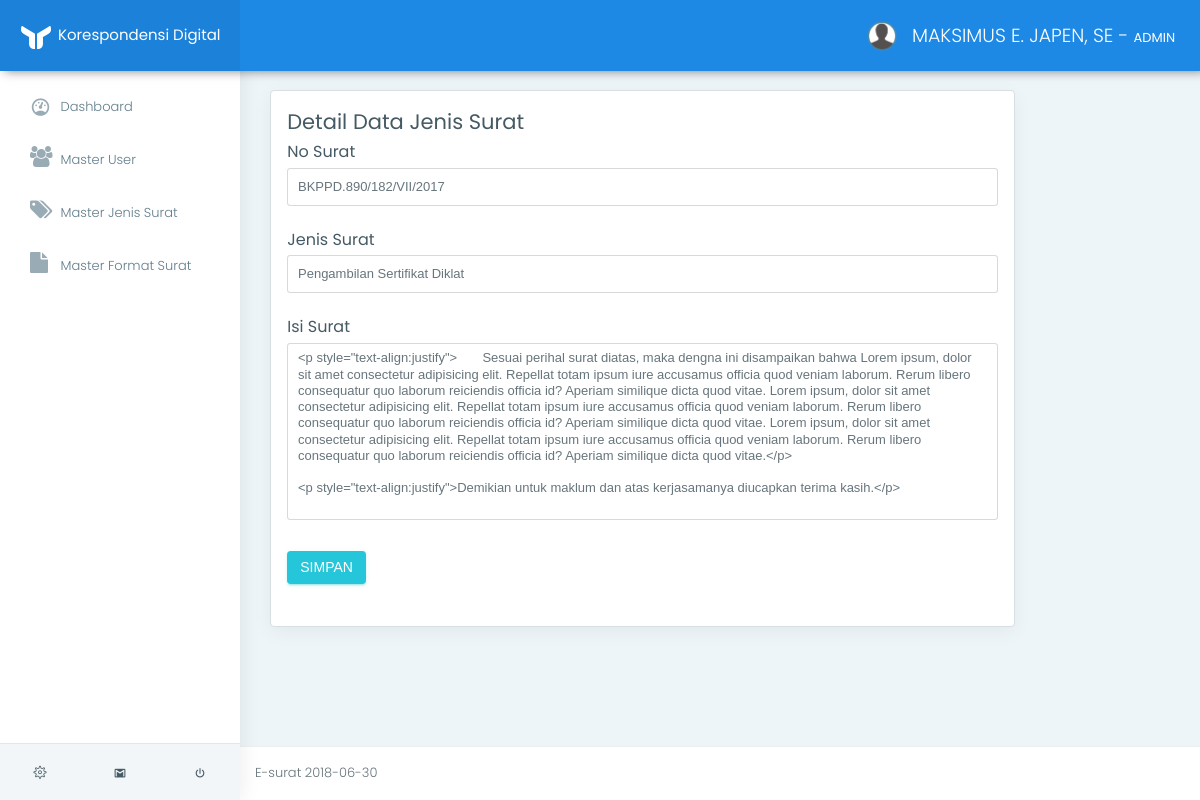
Page /app/index.php?page=detail&id_jenis_surat=5 (signed in) on the earlier database version.
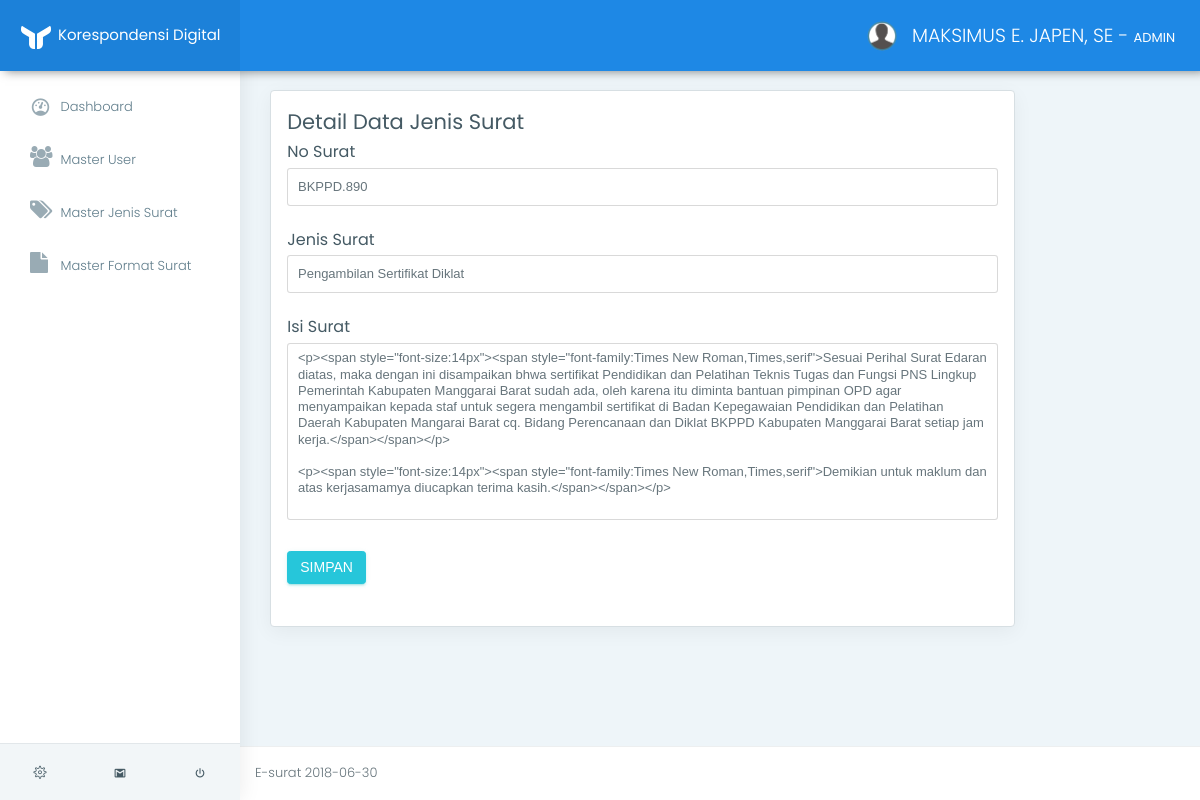
Same page on the later database version.
### tables this page shows
CREATE TABLE `tb_jenis_surat` (
  `id_jenis_surat` int(11) NOT NULL,
  `no_surat` varchar(50) NOT NULL,
  `jenis_surat` varchar(50) NOT NULL,
  `isi_surat` text NOT NULL
);

### app/helper/koneksi.php (called while the page is built, shortened)
<?php
class Koneksi {
	private $koneksi;
	function __construct(){
		$this->koneksi = new mysqli("localhost","root","","db_e_surat");
	}
	public function setQuery($sql){
		return $this->koneksi->query($sql);
	}
}
 ?>

### app/helper/crud.php (called while the page is built, shortened)
<?php
include_once 'koneksi.php';
class Crud {
	function __construct(){
		$this->koneksi = new Koneksi();
	}
	public function view($sql){
		$result = $this->koneksi->setQuery($sql);
		$data = [];
        while ($row = $result->fetch_assoc()) {
            $data[] = $row;
        }
        return $data;
	}
}
 ?>

### app/m_jenis_surat/detail.php (the view, shortened to what this page needs)
<?php
$id_jenis_surat = $_GET['id_jenis_surat'];
$crud           = new Crud();
$result         = $crud->view(" SELECT * FROM tb_jenis_surat WHERE id_jenis_surat= '$id_jenis_surat'")[0];
?>
<div class="row">
    <div class="col-lg-10">
        <div class="card">
            <div class="card-block">
                <h3>Detail Data Jenis Surat</h3>
                <form action="m_jenis_surat/edit.php" method="POST">
                    <div class="form-group">
                        <h5>No Surat</h5>
                        <input required type="text" value="<?= $result['no_surat'] ?>" name="no_surat" class="form-control" placeholder="No Surat"/>
                    </div>
                    <div class="form-group">
                        <h5>Jenis Surat</h5>
                        <input required type="text" value="<?= $result['jenis_surat'] ?>" name="jenis_surat" class="form-control" placeholder="Jenis Surat"/>
                    </div>
                    <div class="form-group">
                        <h5>Isi Surat</h5>
                        <textarea required name="isi_surat" id="editor" cols="30" rows="10" class="form-control"><?= $result['isi_surat'] ?></textarea>
                    </div>
                    <div class="form-group">
                        <button type="submit" name="id_jenis_surat" value="<?= $result['id_jenis_surat'] ?>"  class="btn btn-success">
                            SIMPAN
                        </button>
                    </div>
                </form>
            </div>
        </div>
    </div>
</div>

Differences in the rows shown:
changed tb_jenis_surat "Pengambilan Sertifikat Diklat": no_surat "BKPPD.890/182/VII/2017" → "BKPPD.890"; isi_surat "<p style=\"text-align:justify\"> Sesuai perihal surat diatas, maka dengna ini disampaikan bahwa Lorem ipsum, dolor sit amet consectetur adipisicing elit. Repellat totam ipsum iure accusamus officia quod veniam laborum. Rerum libero consequatur quo laborum reiciendis officia id? Aperiam similique dicta quod vitae. Lorem ipsum, dolor sit amet consectetur adipisicing elit. Repellat totam ipsum iure accusamus officia quod veniam laborum. Rerum libero consequatur quo laborum reiciendis officia id? Aperiam similique dicta quod vitae. Lorem ipsum, dolor sit amet consectetur adipisicing elit. Repellat totam ipsum iure accusamus officia quod veniam laborum. Rerum libero consequatur quo laborum…" → "<p><span style=\"font-size:14px\"><span style=\"font-family:Times New Roman,Times,serif\">Sesuai Perihal Surat Edaran diatas, maka dengan ini disampaikan bhwa sertifikat Pendidikan dan Pelatihan Teknis Tugas dan Fungsi PNS Lingkup Pemerintah Kabupaten Manggarai Barat sudah ada, oleh karena itu diminta bantuan pimpinan OPD agar menyampaikan kepada staf untuk segera mengambil sertifikat di Badan Kepegawaian Pendidikan dan Pelatihan Daerah Kabupaten Mangarai Barat cq. Bidang Perencanaan dan Diklat BKPPD Kabupaten Manggarai Barat setiap jam kerja.</span></span></p> <p><span style=\"font-size:14px\"><span style=\"font-family:Times New Roman,Times,serif\">Demikian untuk maklum dan atas kerjasamamya…"
